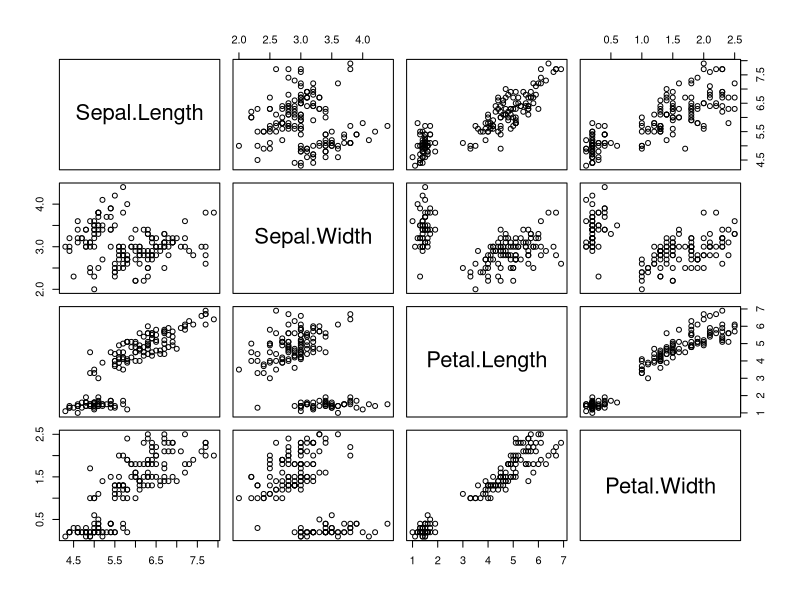
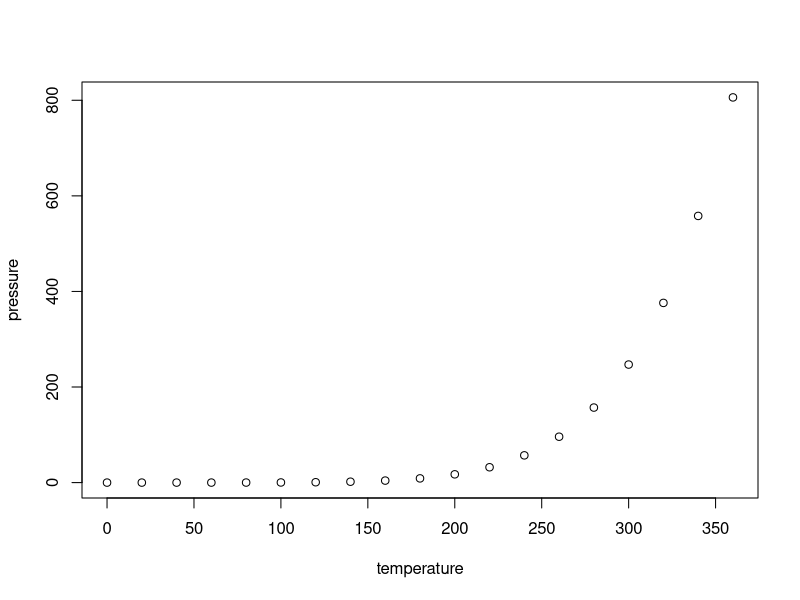

Write R code to recreate these figures, in order.
## ---- chunk 1
knitr::opts_chunk$set(echo = FALSE)
## ---- chunk 2
str(iris)
## ---- chunk 3
plot(iris[, -5])
## ---- chunk 4
plot(pressure)
## ---- chunk 5
summary(cars)
